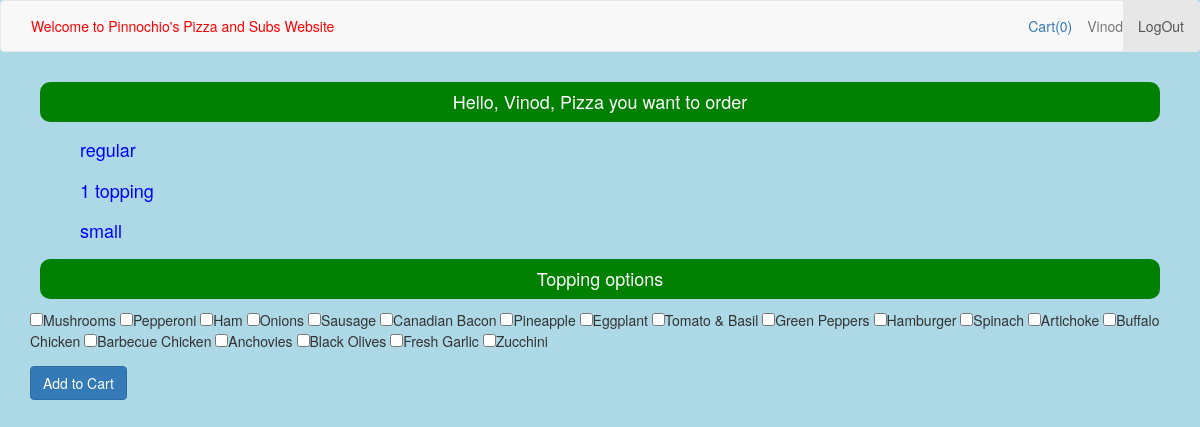
Page /pizza/3 (signed in) on the committed database.
### orders/models.py (models this page shows, shortened)
class Pizza(models.Model):
    cat = models.ForeignKey(Pizza_cat, on_delete=models.CASCADE, related_name="pizzacategories")
    size = models.ForeignKey(Item_size, on_delete=models.CASCADE, related_name="pizzasizes")
    type = models.ForeignKey(Pizza_type, on_delete=models.CASCADE, related_name="pizzatypes")
    price = models.FloatField()
    class Meta:
      unique_together = ('cat','size','type',)

class Pizza_cat(models.Model):
 cat = models.CharField(max_length=64, unique=True)
 def __str__(self):
   return f"{self.cat}"

class Pizza_type(models.Model):
 type = models.CharField(max_length=64, unique=True)
 def __str__(self):
   return f"{self.type}"

class Item_size(models.Model):
 size = models.CharField(max_length=64, unique=True)
 def __str__(self):
   return f"{self.size}"

class Topping(models.Model):
 type = models.CharField(max_length=64, unique=True)
 def __str__(self):
   return f"{self.type}"

### orders/views.py (the view)
# urls.py: path("pizza/<int:pizza_id>", views.pizza, name="pizza"),
def pizza(request, pizza_id) :
    if not request.user.is_authenticated:
        context = {
            "user": None,
            "message": None
        }
        return render(request, "orders/login.html", context)
    try:
        p = Pizza.objects.get(pk=pizza_id)
    except Pizza.DoesNotExist:
        raise Http404("This option does not exist")
    try:
      customer_cart = Cart.objects.get(user=request.user)
    except Cart.DoesNotExist:
      customer_cart = Cart.objects.create(user=request.user)
      customer_cart.save()
    context = {
        "user": request.user,
        "total_items": customer_cart.total_items,
        "Pizza": p,
        "Toppings": Topping.objects.all(),
        "message":None
    }
    return render(request, "orders/pizza.html", context)

### orders/templates/orders/pizza.html (shortened to what this page needs)
{% extends "orders/base.html" %}
{% block body %}
<h1 class="title-info">Hello, {{ user.first_name }}, Pizza you want to order</h1>
<div>
 <ul>
      <li class="item-info"> {{ Pizza.cat }} </li>
      <li class="item-info"> {{ Pizza.type }} </li>
      <li class="item-info"> {{ Pizza.size }} </li>
 </ul>
 </div>
 {% if Pizza.type|stringformat:"s" != "cheese" %}
  <div>
   <h2 class="title-info"> Topping options </h2>
   <form action="{% url 'add_to_cart' Pizza.id %}" method="post">
        <div class="form-group">
          {% for topping in Toppings %}
            <input type="checkbox" name="checklist" value="{{topping.id}}" />{{topping}}
          {% endfor %}
        </div>
        <div>
          <button class="btn btn-primary">Add to Cart</button>
        </div>
   </form>
   </div>
 {% endif %}
{% endblock %}

### orders/templates/orders/base.html (shortened to what this page needs)
{% load static %}
<!DOCTYPE html>
<html>
    <head>
        <link rel="stylesheet" href="{% static 'orders/styles.css' %}" />
        <link rel="stylesheet" href="https://maxcdn.bootstrapcdn.com/bootstrap/3.3.7/css/bootstrap.min.css">
    </head>
    <body>
       <div id="background">
           <nav class="navbar navbar-default">
            <div class="container-fluid">
             <p class="navbar-text" style="color:red;">Welcome to Pinnochio's Pizza and Subs Website</p>
             <ul class="nav navbar-nav navbar-right">
                {% if user %}
                 <li class="active"><a href="{% url 'logout' %}">LogOut</a></li>
                {% else %}
                 <li class="active"><a href="{% url 'login' %}">LogIn</a></li>
                {% endif %}
             </ul>
             {% if user and user.first_name %}
               <p class="navbar-text navbar-right">{{user.first_name}}</p>
             {% endif %}
             <p class="navbar-text navbar-right"><a href="{% url 'checkout' %}">Cart({{total_items}})</a></p>
            </div>
           </nav>
          <div class="container">
            {% block body %}
            {% endblock %}
          </div>
       </div>
    </body>
</html>

### orders/static/orders/styles.css (style rules this page uses)
html, body { width: 100%; height: 100%; font-family: verdana; }
html { box-sizing: border-box; }
*, *:before, *:after { box-sizing: inherit; }
#background { width: 100%; min-height:100%; height: auto; background-color:lightblue; }
.title-info { background-color: green; font-size: 18px; color: white; min-height: 10px; padding:10px; margin:10px; border-radius:10px; text-align:center; }
ul { list-style-type: none; }
.item-info { font-size: 18px; color: blue; padding:5px; margin:5px; }

### rows in the picture
Pizza: cat "regular", type "1 topping", size "small"
Topping: type "Mushrooms"
Topping: type "Pepperoni"
Topping: type "Ham"
Topping: type "Onions"
Topping: type "Sausage"
Topping: type "Canadian Bacon"
Topping: type "Pineapple"
Topping: type "Eggplant"
Topping: type "Tomato & Basil"
Topping: type "Green Peppers"
Topping: type "Hamburger"
Topping: type "Spinach"
Topping: type "Artichoke"
Topping: type "Buffalo Chicken"
Topping: type "Barbecue Chicken"
Topping: type "Anchovies"
Topping: type "Black Olives"
Topping: type "Fresh Garlic"
Topping: type "Zucchini"

### other values in the picture
{{ user.first_name }} "Vinod"
{{ total_items }} "0"
